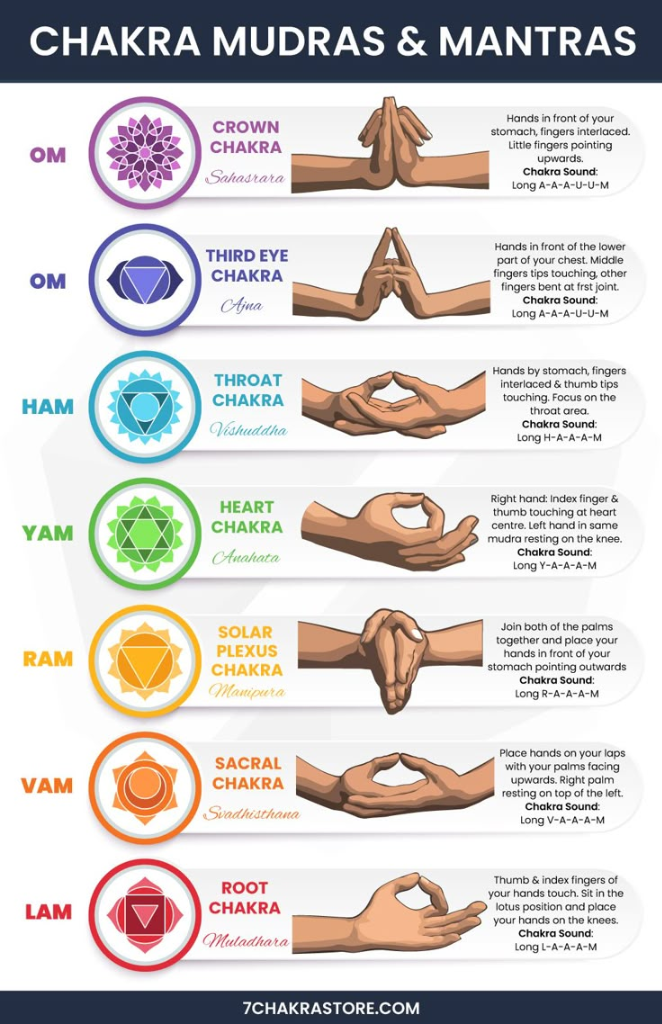
#> input picture Newwebpage-aryangaikwad/stitch_vibrant_holistic_yoga_guide/chakra_alignment_the_full_spectrum_guide/chakra_chart.png, 662 x 1024 px
$ python find_circles.py
#> lines starting #> are read from the running program, lines starting #| are printed output that depends on the picture
import cv2
import numpy as np
import sys
import json

def extract_logos(image_path):
#> called with image_path = 'chakra_chart.png'
    img = cv2.imread(image_path)
#> img is the input picture: shape (1024, 662, 3); mean B, G, R 203.6, 205.7, 210.5
    if img is None:
        print("Error loading image")
        sys.exit(1)

    gray = cv2.cvtColor(img, cv2.COLOR_BGR2GRAY)
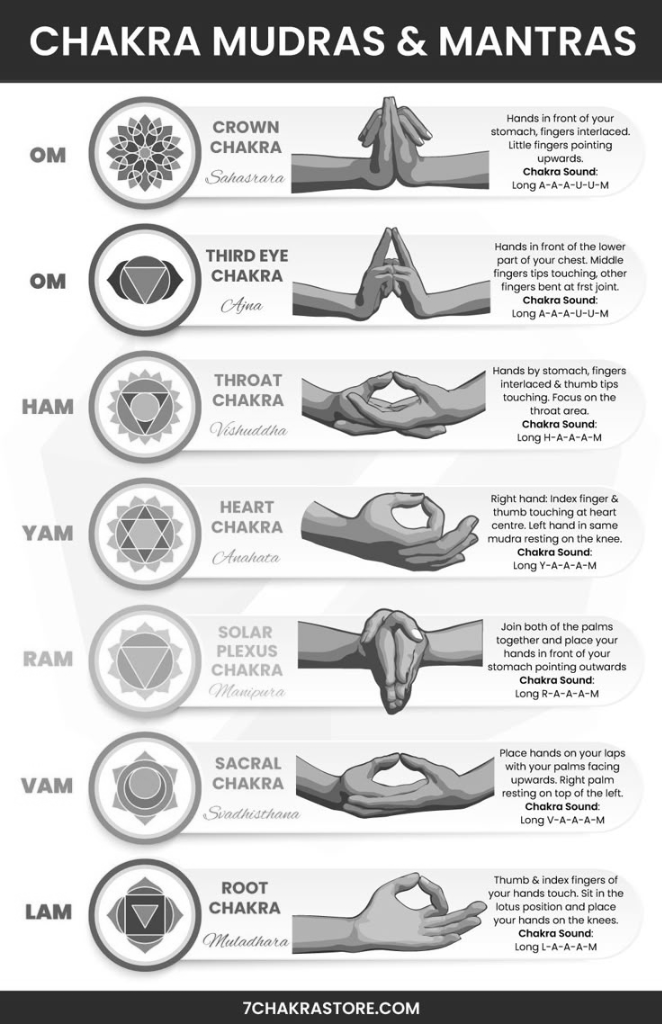
#> gray: shape (1024, 662); min 2, max 255, mean 206.9

    # The image has a white background. Wait, the original chart has gray alternating backgrounds for the rows?
    # Some rows have white #FFF, some have light gray #F5F5F5.

    # Let's find large colored circles.
    # We can run HoughCircles.
    circles = cv2.HoughCircles(
        gray,
        cv2.HOUGH_GRADIENT,
        dp=1,
        minDist=50,
        param1=50,
        param2=30,
        minRadius=30,
        maxRadius=150
    )
#> circles = 145 rows, first 8: [144.5, 279.5, 50.7], [144.5, 406.5, 46.5], [258.5, 522.5, 149.4], [264.5, 669.5, 148.3], [144.5, 915.5, 57], [295.5, 565.5, 143.9], [254.5, 186.5, 143.9], [338.5, 662.5, 143.9]

    results = []
    if circles is not None:
        circles = circles[0, :]
        for x, y, r in circles:
            results.append({"x": float(x), "y": float(y), "r": float(r)})
#> this loop made 145 passes
#> (x, y, r) on passes 1 to 12: (144.5, 279.5, 50.7), (144.5, 406.5, 46.5), (258.5, 522.5, 149.4), (264.5, 669.5, 148.3), (144.5, 915.5, 57), (295.5, 565.5, 143.9), (254.5, 186.5, 143.9), (338.5, 662.5, 143.9), (464.5, 246.5, 140.6), (451.5, 398.5, 149.4), (493.5, 765.5, 143.9), (418.5, 277.5, 149.4)
#> after the loop, results = 145 items

    print(json.dumps(results))
#> (printed output is left out)

extract_logos('chakra_chart.png')

$ run again, with Newwebpage-aryangaikwad/stitch_vibrant_holistic_yoga_guide/chakra_alignment_the_full_spectrum_guide/screen.png copied over Newwebpage-aryangaikwad/stitch_vibrant_holistic_yoga_guide/chakra_alignment_the_full_spectrum_guide/chakra_chart.png
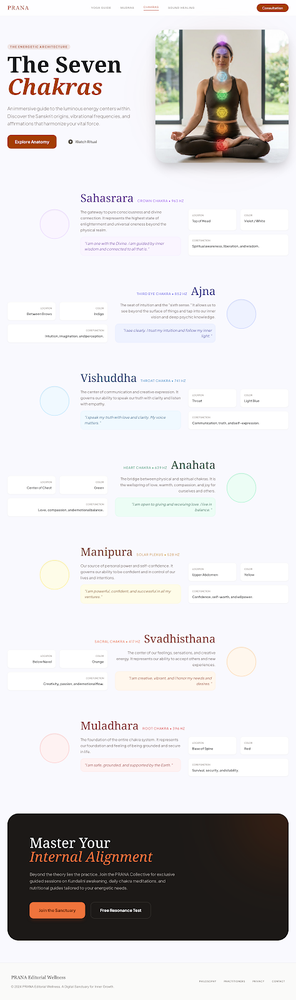
#> input picture Newwebpage-aryangaikwad/stitch_vibrant_holistic_yoga_guide/chakra_alignment_the_full_spectrum_guide/screen.png, 296 x 1000 px, shrunk from 474 x 1600 before the run
#> in extract_logos, img is the input picture: shape (1000, 296, 3); mean B, G, R 215.7, 214.4, 216.5
#> in extract_logos, `gray = cv2.cvtColor(img, cv2.COLOR_BGR2GRAY)`:
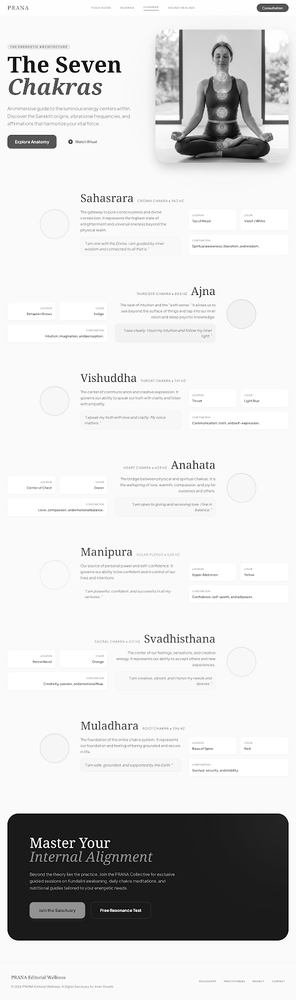
#> gray: shape (1000, 296); min 0, max 255, mean 215.4
#> circles = 37 rows, first 8: [138.5, 181.5, 130.7], [117.5, 114.5, 108.7], [213.5, 205.5, 126.3], [130.5, 314.5, 103.5], [222.5, 81.5, 62.5], [68.5, 197.5, 139.5], [123.5, 828.5, 90.5], [166.5, 41.5, 120.7]
#> the loop in extract_logos, `for x, y, r in circles:` made 37 passes
#> after the loop in extract_logos, `for x, y, r in circles:`: results = 37 items
#> (printed output is left out)
